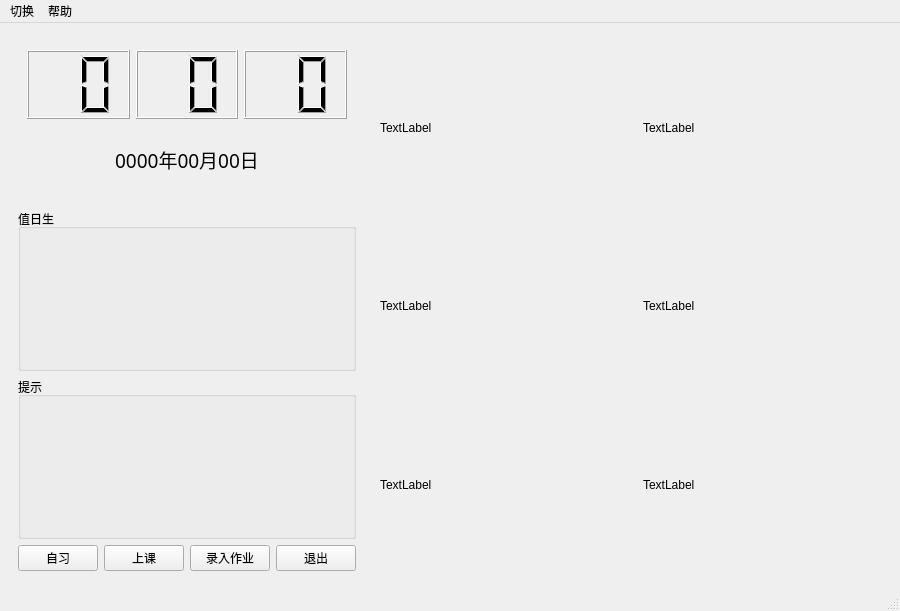
<?xml version="1.0" encoding="UTF-8"?>
<ui version="4.0">
 <class>Homework</class>
 <widget class="QMainWindow" name="Homework">
  <property name="geometry">
   <rect>
    <x>0</x>
    <y>0</y>
    <width>900</width>
    <height>611</height>
   </rect>
  </property>
  <property name="windowTitle">
   <string>MainWindow</string>
  </property>
  <widget class="QWidget" name="centralwidget">
   <layout class="QGridLayout" name="gridLayout_2">
    <item row="0" column="0">
     <widget class="QWidget" name="widget_4" native="true">
      <property name="sizePolicy">
       <sizepolicy hsizetype="Maximum" vsizetype="Expanding">
        <horstretch>0</horstretch>
        <verstretch>1</verstretch>
       </sizepolicy>
      </property>
      <property name="autoFillBackground">
       <bool>false</bool>
      </property>
      <layout class="QGridLayout" name="gridLayout">
       <item row="3" column="3">
        <widget class="QPushButton" name="pushButton">
         <property name="text">
          <string>退出</string>
         </property>
        </widget>
       </item>
       <item row="1" column="0" colspan="4">
        <widget class="QGroupBox" name="CleaningGroup">
         <property name="title">
          <string>值日生</string>
         </property>
         <layout class="QGridLayout" name="gridLayout_3">
          <item row="0" column="0">
           <widget class="QLabel" name="clean">
            <property name="text">
             <string/>
            </property>
           </widget>
          </item>
         </layout>
        </widget>
       </item>
       <item row="3" column="1">
        <widget class="QPushButton" name="BtnClassBegin">
         <property name="text">
          <string>上课</string>
         </property>
        </widget>
       </item>
       <item row="3" column="2">
        <widget class="QPushButton" name="pushButton_2">
         <property name="text">
          <string>录入作业</string>
         </property>
        </widget>
       </item>
       <item row="2" column="0" colspan="4">
        <widget class="QGroupBox" name="Reminds">
         <property name="title">
          <string>提示</string>
         </property>
         <layout class="QGridLayout" name="gridLayout_4">
          <item row="0" column="0">
           <widget class="QLabel" name="remind">
            <property name="text">
             <string/>
            </property>
            <property name="textFormat">
             <enum>Qt::AutoText</enum>
            </property>
           </widget>
          </item>
         </layout>
        </widget>
       </item>
       <item row="3" column="0">
        <widget class="QPushButton" name="BtnClassOver">
         <property name="text">
          <string>自习</string>
         </property>
        </widget>
       </item>
       <item row="0" column="0" colspan="4">
        <widget class="QWidget" name="widget_5" native="true">
         <layout class="QGridLayout" name="gridLayout_5">
          <item row="0" column="0">
           <widget class="QLCDNumber" name="TimeClock_Hour">
            <property name="digitCount">
             <number>2</number>
            </property>
           </widget>
          </item>
          <item row="0" column="1">
           <widget class="QLCDNumber" name="TimeClock_Min">
            <property name="autoFillBackground">
             <bool>false</bool>
            </property>
            <property name="digitCount">
             <number>2</number>
            </property>
           </widget>
          </item>
          <item row="0" column="2">
           <widget class="QLCDNumber" name="TimeClock_Sec">
            <property name="digitCount">
             <number>2</number>
            </property>
           </widget>
          </item>
          <item row="1" column="0" colspan="3">
           <widget class="QLabel" name="label_date">
            <property name="font">
             <font>
              <family>Adobe Devanagari</family>
              <pointsize>14</pointsize>
             </font>
            </property>
            <property name="text">
             <string>0000年00月00日</string>
            </property>
            <property name="alignment">
             <set>Qt::AlignCenter</set>
            </property>
           </widget>
          </item>
         </layout>
        </widget>
       </item>
      </layout>
     </widget>
    </item>
    <item row="0" column="1">
     <widget class="QWidget" name="widget" native="true">
      <layout class="QVBoxLayout" name="verticalLayout">
       <item>
        <widget class="QLabel" name="homework1">
         <property name="text">
          <string>TextLabel</string>
         </property>
        </widget>
       </item>
       <item>
        <widget class="QLabel" name="homework2">
         <property name="text">
          <string>TextLabel</string>
         </property>
        </widget>
       </item>
       <item>
        <widget class="QLabel" name="homework3">
         <property name="text">
          <string>TextLabel</string>
         </property>
        </widget>
       </item>
      </layout>
     </widget>
    </item>
    <item row="0" column="2">
     <widget class="QWidget" name="widget_2" native="true">
      <layout class="QVBoxLayout" name="verticalLayout_2">
       <item>
        <widget class="QLabel" name="homework4">
         <property name="text">
          <string>TextLabel</string>
         </property>
        </widget>
       </item>
       <item>
        <widget class="QLabel" name="homework5">
         <property name="text">
          <string>TextLabel</string>
         </property>
        </widget>
       </item>
       <item>
        <widget class="QLabel" name="homework6">
         <property name="text">
          <string>TextLabel</string>
         </property>
        </widget>
       </item>
      </layout>
     </widget>
    </item>
   </layout>
  </widget>
  <widget class="QMenuBar" name="menubar">
   <property name="geometry">
    <rect>
     <x>0</x>
     <y>0</y>
     <width>900</width>
     <height>26</height>
    </rect>
   </property>
   <widget class="QMenu" name="menu">
    <property name="title">
     <string>切换</string>
    </property>
    <addaction name="action"/>
   </widget>
   <widget class="QMenu" name="menu_2">
    <property name="title">
     <string>帮助</string>
    </property>
    <addaction name="action_2"/>
    <addaction name="action_3"/>
   </widget>
   <addaction name="menu"/>
   <addaction name="menu_2"/>
  </widget>
  <widget class="QStatusBar" name="statusbar"/>
  <action name="action">
   <property name="text">
    <string>联系老师</string>
   </property>
  </action>
  <action name="action_2">
   <property name="text">
    <string>功能说明</string>
   </property>
  </action>
  <action name="action_3">
   <property name="text">
    <string>关于..</string>
   </property>
  </action>
 </widget>
 <resources/>
 <connections/>
</ui>
